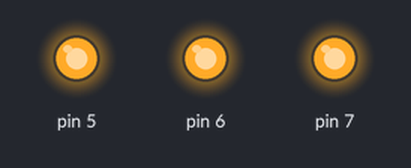
Bench run of a sketch on a simulated Arduino Uno, built with avr-gcc and run on an emulated ATmega328P. Shown: output pins drawn as LEDs (lit = HIGH).

Above: at 0.1 s.
At 2.7 s:
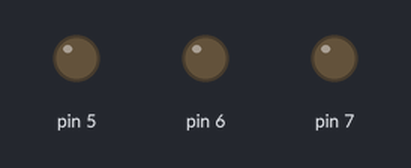
Timing chart, 0 to 3.0 s (numbered marks = the images above):
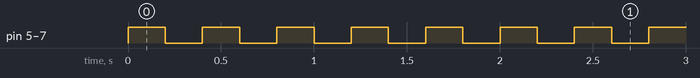

Measured:
- by itself, pin 5–7: alternates HIGH for 0.20 s and LOW for 0.20 s

The sketch:

LED_Flasher.ino
```cpp
void setup()
{
  for (int i=5; i<8; i++)
  	pinMode(i,OUTPUT);
}

void loop()
{
  for (int i=5; i<8; i++)
  	digitalWrite(i,HIGH);
  delay(200);
  for (int i=5; i<8; i++)
  	digitalWrite(i,LOW);
  delay(200);
}
```
